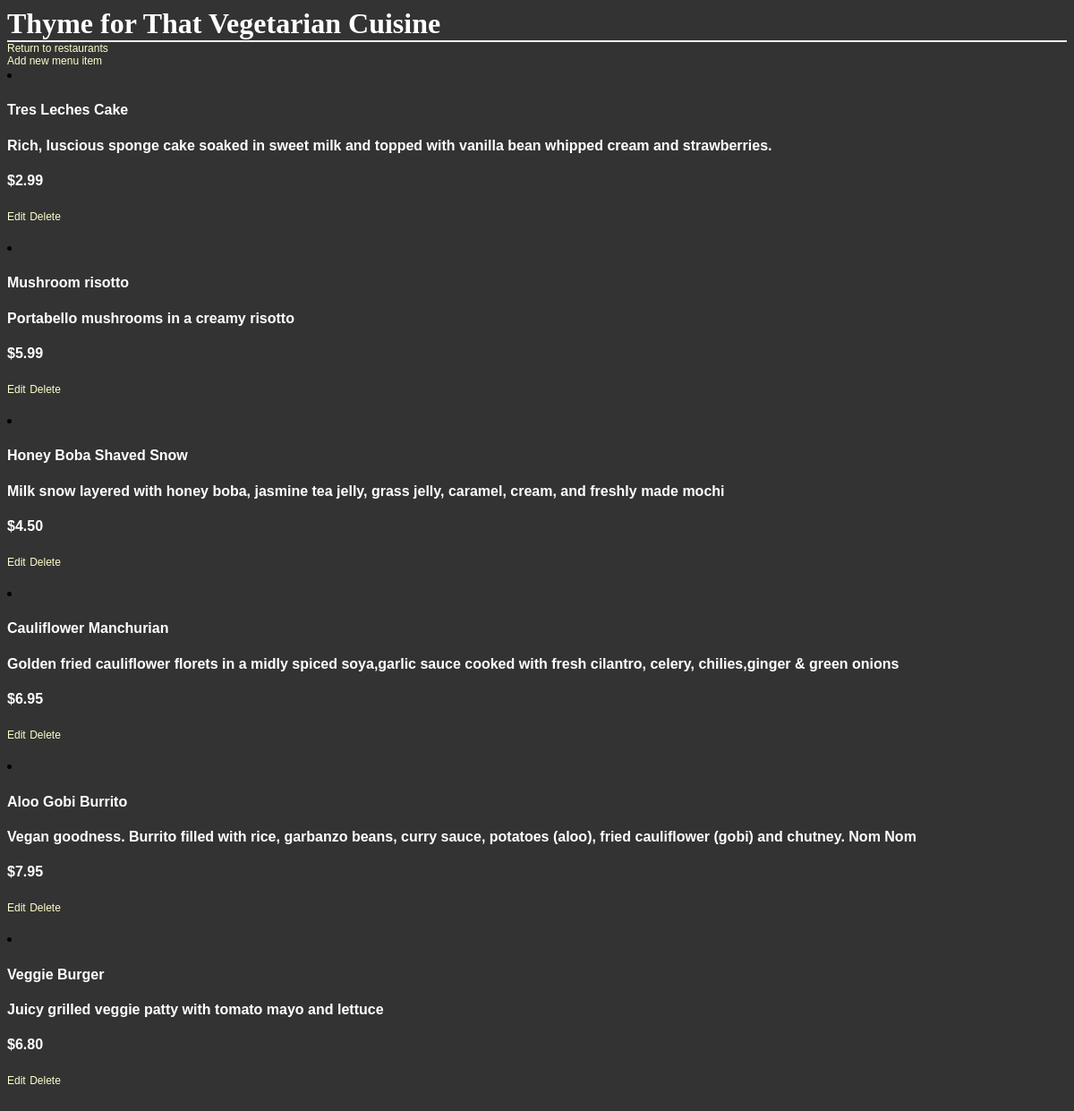
Page /restaurant/5/ on the committed database.
### database_setup.py (models this page shows, shortened)
class Restaurant(Base):
	__tablename__ = "restaurant"
	name = Column(
		String(80), nullable = False)
	id = Column(
		Integer, primary_key = True)

class MenuItem(Base):
	__tablename__ = 'menu_item'
	name = Column(String(80), nullable = False)
	id = Column(Integer, primary_key = True)
	course = Column(String(250))
	description = Column(String(250))
	price = Column(String(8))
	restaurant_id = Column(
		Integer, ForeignKey('restaurant.id'))
	restaurant = relationship(Restaurant)

### flask_server.py (the view)
@app.route('/restaurant/<int:restaurant_id>/')
def restaurantMenu(restaurant_id):
	restaurant = session.query(Restaurant).filter_by(id = restaurant_id).one()
	items = session.query(MenuItem).filter_by(restaurant_id = restaurant_id)
	return render_template('menu.html',
		restaurant=restaurant,
		items = items)

### templates/menu.html (shortened to what this page needs)
<html>
	<head>
		<link rel="stylesheet" type="text/css" href="{{url_for('static', filename='styles.css')}}">
	</head>
	<body>
		<h1>{{ restaurant.name }}</h1>
		<a href="{{url_for('showRestaurants')}}">Return to restaurants</a>
		<a href="{{url_for('newMenuItem', restaurant_id=restaurant.id)}}">Add new menu item</a>
		{% for i in items %}
		<li>
		<h4>{{i.name}}</h4>
		<h4>{{i.description}}</h4>
		<h4>{{i.price}}</h4>
		<a href='{{url_for('editMenuItem', restaurant_id = restaurant.id, menu_id = i.id )}}'>Edit</a>
		<a href='{{url_for('deleteMenuItem', restaurant_id = restaurant.id, menu_id = i.id )}}'>Delete</a>
		</li>
		{% endfor %}
	</body>
</html>

### static/styles.css (style rules this page uses)
body { font-family: sans-serif; background-image: url('img3.jpg'); background-color: #333333 }
h1, h2, h3, h4, h5 { color: #FFFFFF; }
h1, h2 { font-family: 'Georgia', serif; margin: 0; }
h1 { border-bottom: 2px solid #eee; }
a { text-decoration: none; color:#FFFFCC; font-size: .75em; }

### rows in the picture
Restaurant: name "Thyme for That Vegetarian Cuisine"
MenuItem: name "Tres Leches Cake", description "Rich, luscious sponge cake soaked in sweet milk and topped with vanilla bean whipped cream and strawberries.", price "$2.99"
MenuItem: name "Mushroom risotto", description "Portabello mushrooms in a creamy risotto", price "$5.99"
MenuItem: name "Honey Boba Shaved Snow", description "Milk snow layered with honey boba, jasmine tea jelly, grass jelly, caramel, cream, and freshly made mochi", price "$4.50"
MenuItem: name "Cauliflower Manchurian", description "Golden fried cauliflower florets in a midly spiced soya,garlic sauce cooked with fresh cilantro, celery, chilies,ginger & green onions", price "$6.95"
MenuItem: name "Aloo Gobi Burrito", description "Vegan goodness. Burrito filled with rice, garbanzo beans, curry sauce, potatoes (aloo), fried cauliflower (gobi) and chutney. Nom Nom", price "$7.95"
MenuItem: name "Veggie Burger", description "Juicy grilled veggie patty with tomato mayo and lettuce", price "$6.80"
